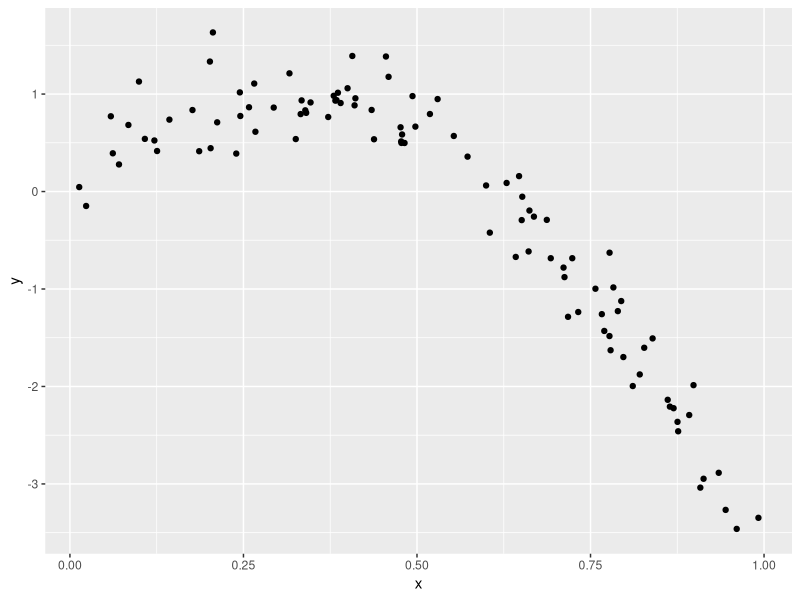
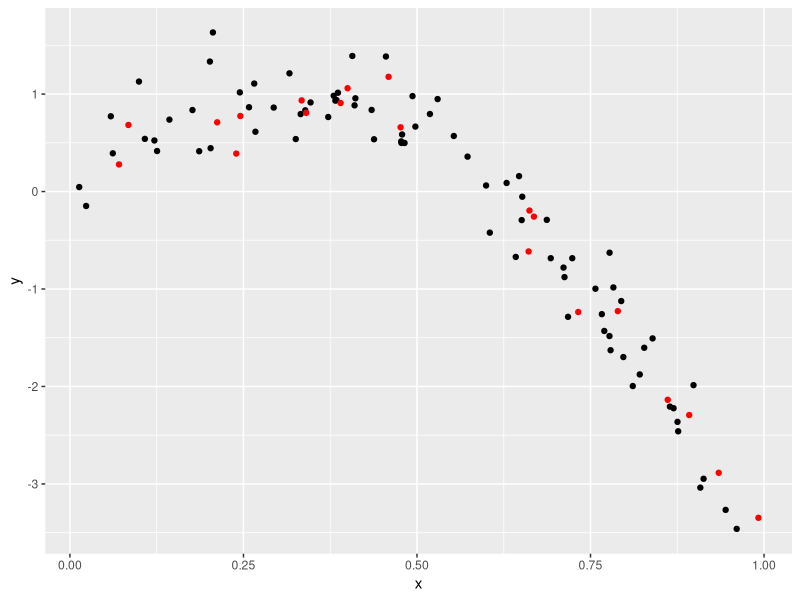
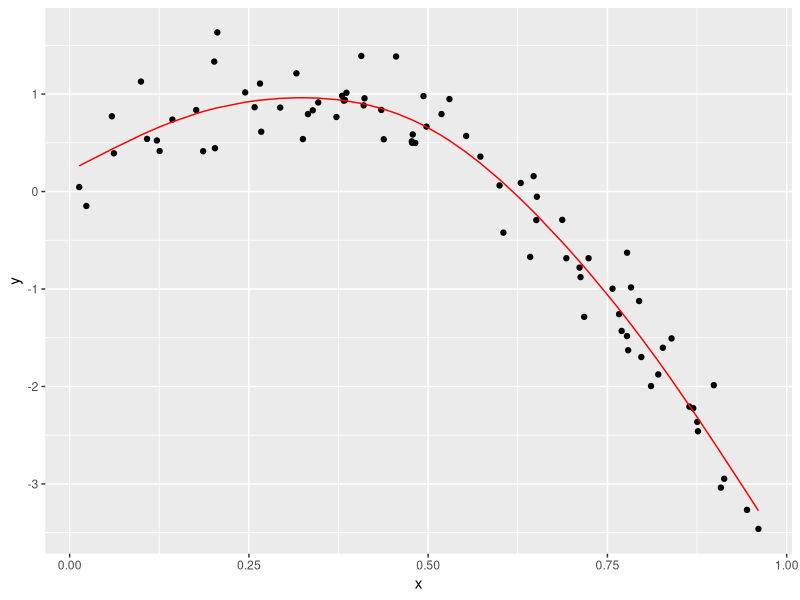
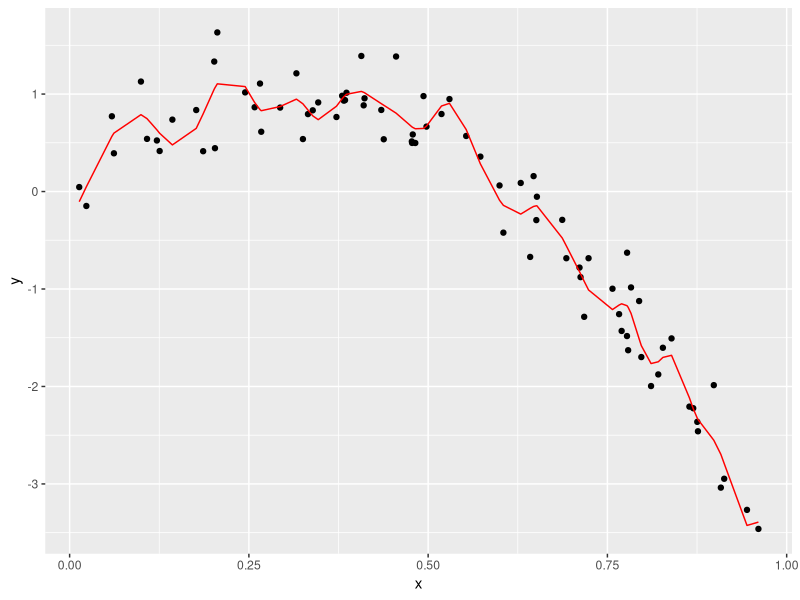
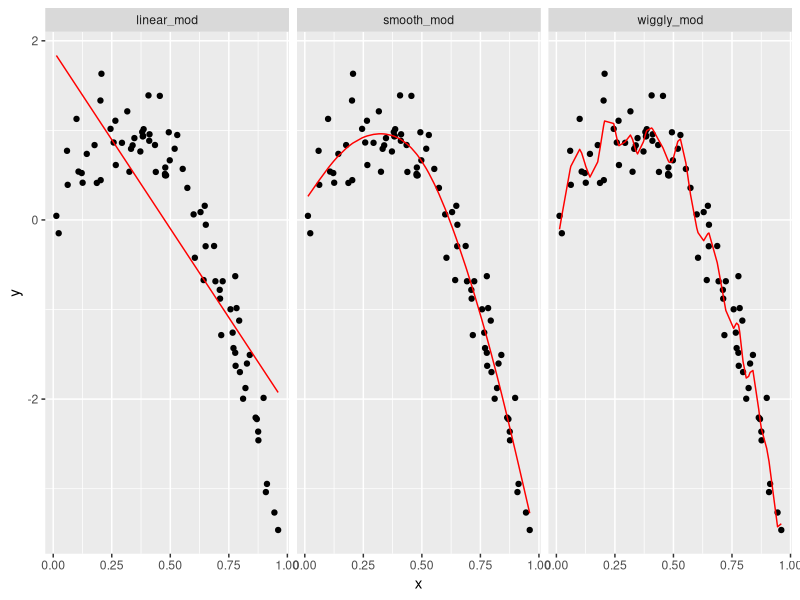

Recreate these plots in R, in order.
## ---- chunk 1
library(tidyverse)
library(modelr)
library(mgcv)

set.seed(1)
## ---- chunk 2
nonlin_df = 
  tibble(
    id = 1:100,
    x = runif(100, 0, 1),
    y = 1 - 10 * (x - .3) ^ 2 + rnorm(100, 0, .3)
  )

nonlin_df %>% 
  ggplot(aes(x = x, y = y)) + 
  geom_point()

## ---- chunk 3
train_df = sample_n(nonlin_df, 80)                  # sample from the df
test_df = anti_join(nonlin_df, train_df, by = "id") # get the complement

ggplot(train_df, aes(x = x, y = y)) + 
  geom_point() + 
  geom_point(data = test_df, color = "red")  # 2 geom_point()

## ---- chunk 4
linear_mod = lm(y ~ x, data = train_df)
smooth_mod = mgcv::gam(y ~ s(x), data = train_df)
wiggly_mod = mgcv::gam(y ~ s(x, k = 30), sp = 10e-6, data = train_df)

## ---- chunk 5
train_df %>% 
  add_predictions(smooth_mod) %>% 
  ggplot(aes(x = x, y = y)) + geom_point() + 
  geom_line(aes(y = pred), color = "red")


## ---- chunk 6
train_df %>% 
  add_predictions(wiggly_mod) %>% 
  ggplot(aes(x = x, y = y)) + geom_point() + 
  geom_line(aes(y = pred), color = "red")

## ---- chunk 7
train_df %>% 
  gather_predictions(linear_mod, smooth_mod, wiggly_mod) %>% 
  mutate(model = fct_inorder(model)) %>% 
  ggplot(aes(x = x, y = y)) + 
  geom_point() + 
  geom_line(aes(y = pred), color = "red") + 
  facet_wrap(~model)

## ---- chunk 8
rmse(linear_mod, test_df)

## ---- chunk 9
rmse(smooth_mod, test_df)

## ---- chunk 10
rmse(wiggly_mod, test_df)

## ---- chunk 11
cv_df = 
  crossv_mc(nonlin_df, 100) 

cv_df

## ---- chunk 12
# example with the first list column item
cv_df %>% pull(train) %>% .[[1]] %>% as_tibble

cv_df %>% pull(test) %>% .[[1]] %>% as_tibble


# using map() for each item in the list column
cv_df =
  cv_df %>% 
  mutate(
    train = map(train, as_tibble), # pull the list column and make it a tibble
    test = map(test, as_tibble))

cv_df # the items in the listcol are tibbles

## ---- chunk 13
cv_df = 
  cv_df %>% 
  mutate(
    linear_mod  = map(train, ~lm(y ~ x, data = .x)),
    smooth_mod  = map(train, ~mgcv::gam(y ~ s(x), data = .x)),
    wiggly_mod  = map(train, ~gam(y ~ s(x, k = 30), sp = 10e-6, data = .x))) %>% 
  mutate(
    rmse_linear = map2_dbl(linear_mod, test, ~rmse(model = .x, data = .y)),
    rmse_smooth = map2_dbl(smooth_mod, test, ~rmse(model = .x, data = .y)),
    rmse_wiggly = map2_dbl(wiggly_mod, test, ~rmse(model = .x, data = .y)))

cv_df

## ---- chunk 14


## ---- chunk 15


## ---- chunk 16


## ---- chunk 17


## ---- chunk 18


